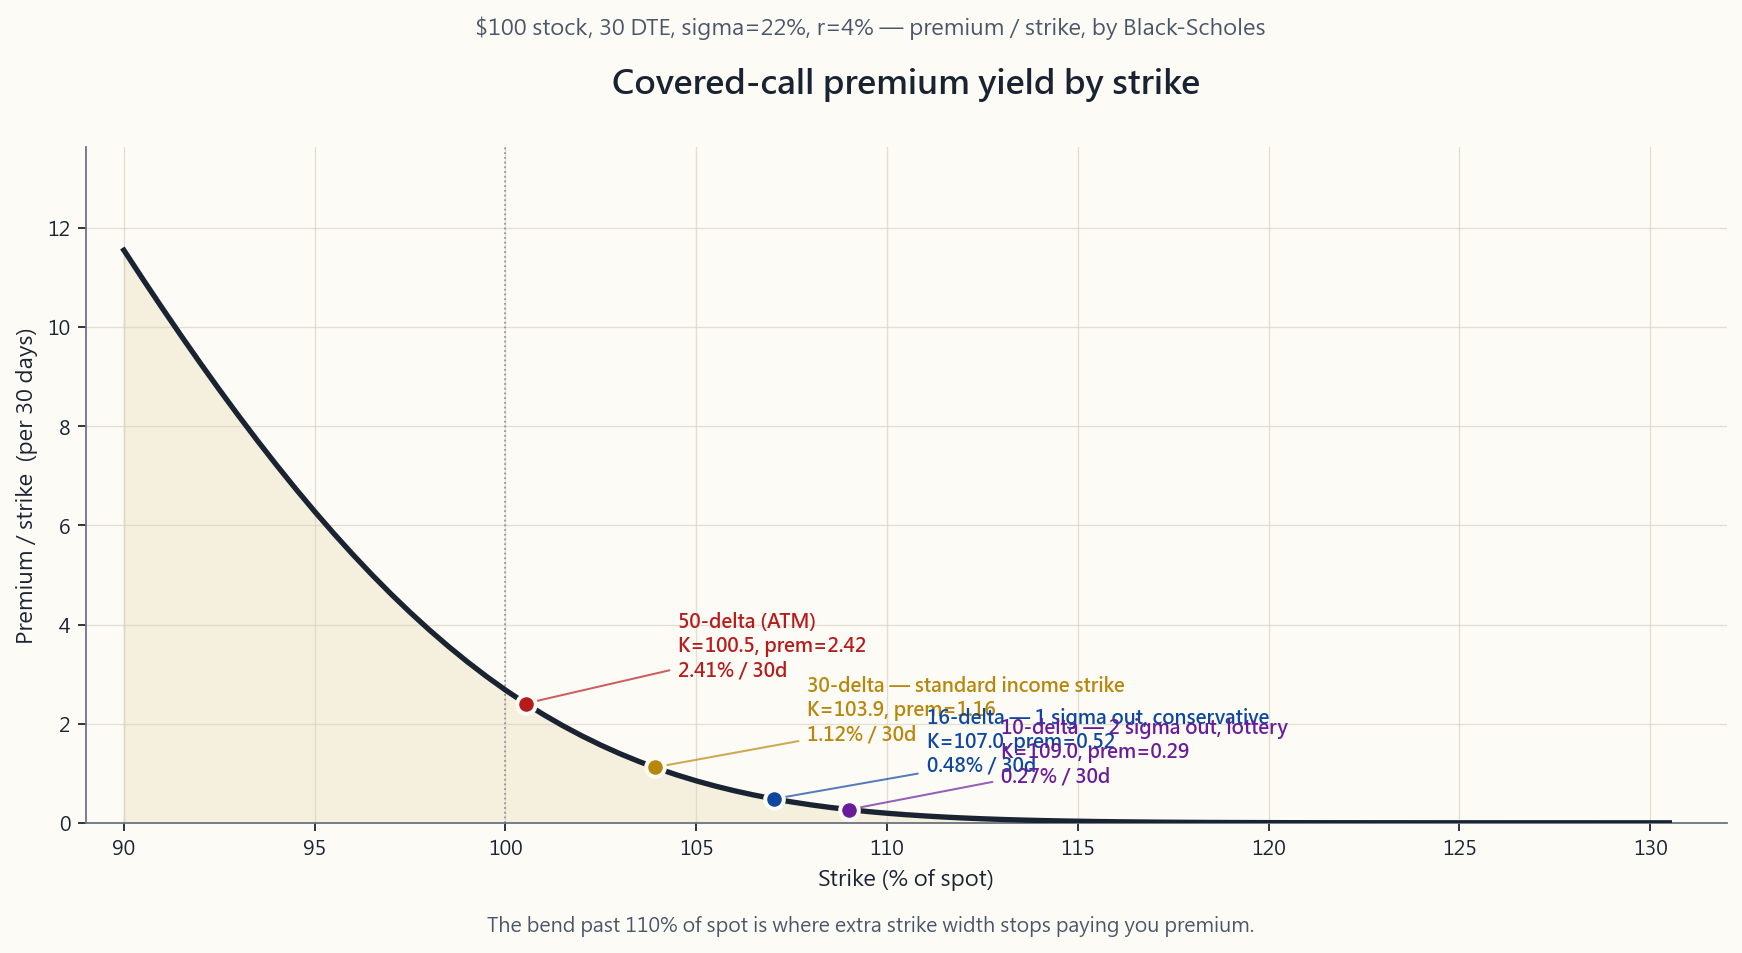

Generate this figure with Python:
"""Week 27, §2.1 — Covered-call premium yield by strike.

Black-Scholes call premium for a $100 stock, 30 DTE, sigma=22%, r=4%.
Plot premium / strike for strikes 90 to 130 in $1 steps. Mark the
50-, 30-, 16-, and 10-delta strikes. The bend at ~110 is the lesson.

Run:
    uv run python course/image/week27_strike_yield.py
"""

from __future__ import annotations
import math
import sys
from pathlib import Path

import matplotlib.pyplot as plt
import numpy as np

sys.path.insert(0, str(Path(__file__).resolve().parents[2]))
from scripts.chart_helpers import (
    PALETTE_LIGHT, render_for_all_locales, style_axes, apply_cjk_font,
)

apply_cjk_font()
OUT_DIR = Path(__file__).parent
BASE = "week27_strike_yield"

S = 100.0
SIGMA = 0.22
R = 0.04
T = 30.0 / 365.0


def _norm_cdf(x: float) -> float:
    return 0.5 * (1.0 + math.erf(x / math.sqrt(2.0)))


def bs_call(s: float, k: float, r: float, sigma: float, t: float) -> tuple[float, float]:
    """Return (premium, delta) for a European call."""
    if t <= 0:
        intrinsic = max(0.0, s - k)
        delta = 1.0 if s > k else 0.0
        return intrinsic, delta
    d1 = (math.log(s / k) + (r + 0.5 * sigma * sigma) * t) / (sigma * math.sqrt(t))
    d2 = d1 - sigma * math.sqrt(t)
    prem = s * _norm_cdf(d1) - k * math.exp(-r * t) * _norm_cdf(d2)
    delta = _norm_cdf(d1)
    return prem, delta


def strike_for_delta(target: float) -> tuple[float, float, float]:
    """Find K such that BS call delta == target. Returns (K, premium, delta)."""
    lo, hi = S * 0.7, S * 1.6
    for _ in range(80):
        mid = 0.5 * (lo + hi)
        _, d = bs_call(S, mid, R, SIGMA, T)
        if d > target:
            lo = mid
        else:
            hi = mid
    k = 0.5 * (lo + hi)
    prem, d = bs_call(S, k, R, SIGMA, T)
    return k, prem, d


LANG_STRINGS = {
    "en": {
        "title": "Covered-call premium yield by strike",
        "subtitle": r"\$100 stock, 30 DTE, sigma=22%, r=4% — premium / strike, by Black-Scholes",
        "xlabel": "Strike (% of spot)",
        "ylabel": "Premium / strike  (per 30 days)",
        "tag_50": "50-delta (ATM)",
        "tag_30": "30-delta — standard income strike",
        "tag_16": "16-delta — 1 sigma out, conservative",
        "tag_10": "10-delta — 2 sigma out, lottery",
        "footer": "The bend past 110% of spot is where extra strike width stops paying you premium.",
    },
    "hk": {
        "title": "備兌認購期權:不同行使價的權利金收益率",
        "subtitle": r"\$100 股票,30 DTE,σ=22%,r=4% — 權利金 / 行使價(Black-Scholes)",
        "xlabel": "行使價(現價百分比)",
        "ylabel": "權利金 / 行使價(30 天)",
        "tag_50": "50-delta(ATM)",
        "tag_30": "30-delta — 收入寫單標準",
        "tag_16": "16-delta — 1σ 外,保守選擇",
        "tag_10": "10-delta — 2σ 外,彩票",
        "footer": "超過現價 110% 之後的彎位:再向外推已經幾乎不再給你補貼。",
    },
    "tw": {
        "title": "備兌買權權利金收益率與履約價",
        "subtitle": r"\$100 股票,30 DTE,σ=22%,r=4% — 權利金 / 履約價(Black-Scholes)",
        "xlabel": "履約價(現價百分比)",
        "ylabel": "權利金 / 履約價(30 天)",
        "tag_50": "50-delta(ATM)",
        "tag_30": "30-delta — 收益寫單標準",
        "tag_16": "16-delta — 1σ 外,保守",
        "tag_10": "10-delta — 2σ 外,樂透",
        "footer": "超過現價 110% 後曲線變平:再外推幾乎收不到額外權利金。",
    },
    "cn": {
        "title": "备兑看涨期权:不同执行价的权利金收益率",
        "subtitle": r"\$100 股票,30 DTE,σ=22%,r=4% — 权利金 / 执行价(Black-Scholes)",
        "xlabel": "执行价(现价百分比)",
        "ylabel": "权利金 / 执行价(30 天)",
        "tag_50": "50-delta(ATM)",
        "tag_30": "30-delta — 收益写单标准",
        "tag_16": "16-delta — 1σ 外,保守",
        "tag_10": "10-delta — 2σ 外,彩票",
        "footer": "现价 110% 之后曲线变平:再向外推几乎收不到额外补偿。",
    },
}


def build_fig(s):
    p = PALETTE_LIGHT
    strikes = np.arange(90.0, 131.0, 0.5)
    yields = []
    for k in strikes:
        prem, _ = bs_call(S, k, R, SIGMA, T)
        yields.append(prem / k)
    yields = np.array(yields)

    deltas = [(0.50, p["red"]), (0.30, p["accent"]), (0.16, p["blue"]), (0.10, p["purple"])]
    tags = {0.50: s["tag_50"], 0.30: s["tag_30"], 0.16: s["tag_16"], 0.10: s["tag_10"]}
    points = []
    for tgt, col in deltas:
        k, prem, d = strike_for_delta(tgt)
        points.append((tgt, k, prem, d, col))

    fig, ax = plt.subplots(figsize=(11, 6.2), dpi=150)
    style_axes(ax)
    ax.plot(strikes, yields * 100.0, color=p["fg"], linewidth=2.4, zorder=3)
    ax.fill_between(strikes, 0, yields * 100.0, color=p["accent"], alpha=0.10, zorder=1)

    for tgt, k, prem, d, col in points:
        y_pct = (prem / k) * 100.0
        ax.scatter([k], [y_pct], color=col, s=70, zorder=5, edgecolor=p["bg"], linewidth=1.8)
        ax.annotate(
            f"{tags[tgt]}\nK={k:.1f}, prem={prem:.2f}\n{y_pct:.2f}% / 30d",
            xy=(k, y_pct),
            xytext=(k + 4, y_pct + 0.55),
            fontsize=8.6, color=col, weight="bold",
            arrowprops=dict(arrowstyle="-", color=col, lw=0.9, alpha=0.7),
        )

    ax.axvline(S, color=p["muted"], linewidth=0.8, linestyle=":", alpha=0.7)
    ax.set_xlim(89, 132)
    ax.set_ylim(0, max(yields) * 100.0 * 1.18)
    ax.set_xlabel(s["xlabel"], fontsize=10)
    ax.set_ylabel(s["ylabel"], fontsize=10)

    ax.set_title(s["title"], pad=24, fontsize=15, weight="bold")
    fig.text(0.5, 0.93, s["subtitle"], ha="center",
             fontsize=10.0, color="#4a5568", style="italic")
    fig.text(0.5, 0.025, s["footer"], ha="center",
             fontsize=9.0, color="#4a5568", style="italic")
    fig.tight_layout(rect=[0, 0.04, 1, 0.92])
    return fig


if __name__ == "__main__":
    render_for_all_locales(BASE, OUT_DIR, build_fig, LANG_STRINGS)
